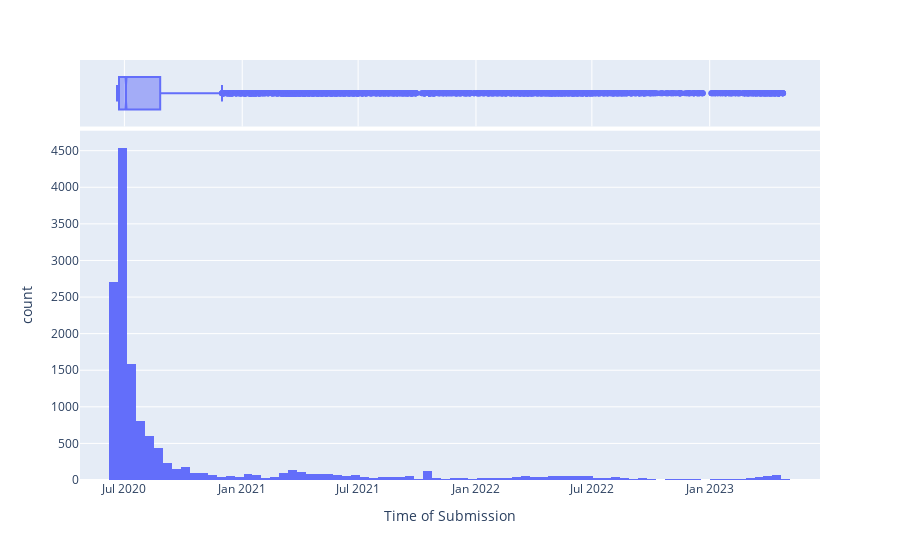

Here is the notebook cell this chart was saved with:
### Code cell
# plot range of open restaurant application submissions 
fig = px.histogram(openRest, x="Time of Submission",marginal="box")
fig.show()

### Figure 1 — Plotly figure (JSON) as saved in the notebook; plotly's stock layout.template omitted (floating-point values rounded to 4 significant figures; data arrays with more than 128 entries replaced by an {"elided": "..."} marker saying what was removed)
{"data": [{"alignmentgroup": "True", "bingroup": "x", "hovertemplate": "Time of Submission=%{x}<br>count=%{y}<extra></extra>", "legendgroup": "", "marker": {"color": "#636efa", "pattern": {"shape": ""}}, "name": "", "offsetgroup": "", "orientation": "v", "showlegend": false, "type": "histogram", "x": {"elided": "14107 str values"}, "xaxis": "x", "yaxis": "y"}, {"alignmentgroup": "True", "hovertemplate": "Time of Submission=%{x}<extra></extra>", "legendgroup": "", "marker": {"color": "#636efa"}, "name": "", "notched": true, "offsetgroup": "", "showlegend": false, "type": "box", "x": {"elided": "14107 str values"}, "xaxis": "x2", "yaxis": "y2"}], "layout": {"barmode": "relative", "legend": {"tracegroupgap": 0}, "margin": {"t": 60}, "xaxis": {"anchor": "y", "domain": [0, 1], "title": {"text": "Time of Submission"}}, "xaxis2": {"anchor": "y2", "domain": [0, 1], "matches": "x", "showgrid": true, "showticklabels": false}, "yaxis": {"anchor": "x", "domain": [0, 0.8316], "title": {"text": "count"}}, "yaxis2": {"anchor": "x2", "domain": [0.8416, 1], "matches": "y2", "showgrid": false, "showline": false, "showticklabels": false, "ticks": ""}}}
